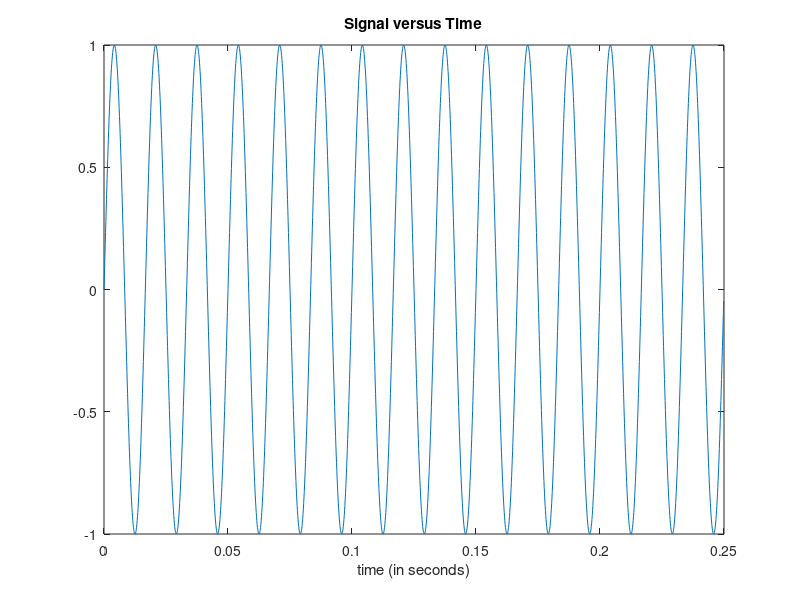

This figure's MATLAB source:
   %%Time specifications:
   Fs = 8000;                   % samples per second
   dt = 1/Fs;                   % seconds per sample
   StopTime = 0.25;             % seconds
   t = (0:dt:StopTime-dt)';     % seconds
   %%Sine wave:
   Fc = 60;                     % hertz
   x = sin(2*pi*Fc*t);
   % Plot the signal versus time:
   figure;
   plot(t,x);
   xlabel('time (in seconds)');
   title('Signal versus Time');
   zoom xon;